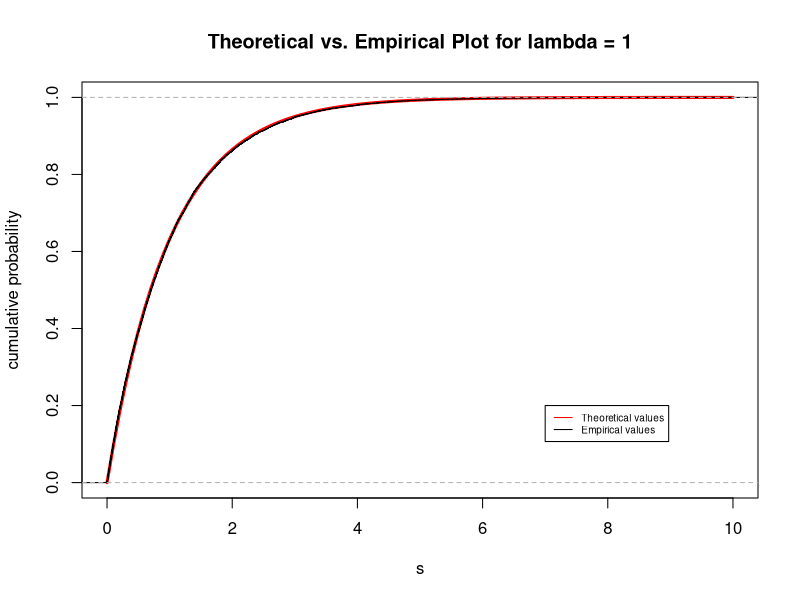
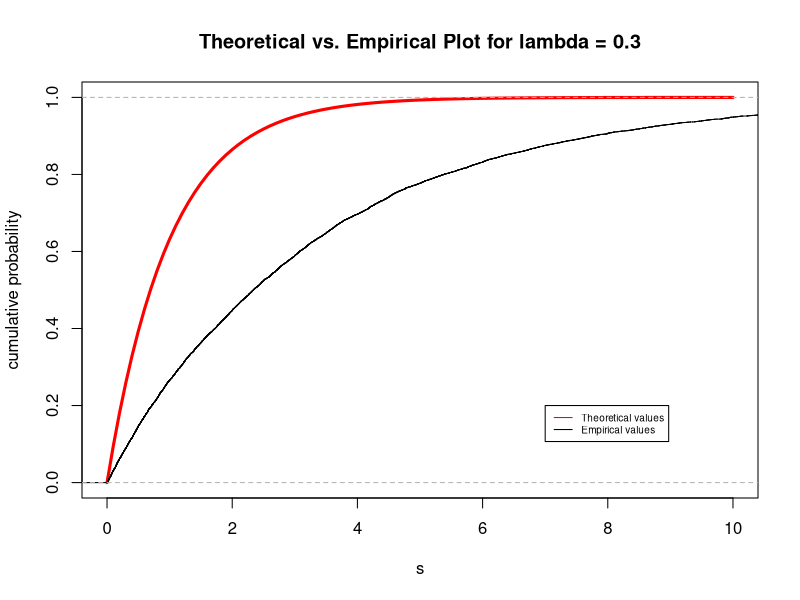

The R source for these figures, in order: (Note: this script raises an error after producing the figures.)
## ---- chunk 1
knitr::opts_chunk$set(echo = TRUE)
## ---- chunk 2
# Create my_rexp(...) function
my_rexp <- function(n, rate){
  set.seed(1)
  u <- runif(n) # random uniform
  inverse_exp_cdf <- (-1/rate) * log(u) # inverse CDF of exp(rate = lambda)
}

# Use rate = 1
x1 <- my_rexp(10^4, rate = 1)

# Plot the Theoretical vs. Empirical
s <- seq(0, 10, by = 0.1)
plot(s, pexp(s), type = "l", lwd = 3, ylab = "cumulative probability",
col = "red", main = "Theoretical vs. Empirical Plot for lambda = 1")
plot(ecdf(x1), add = TRUE)
legend(7, 0.2, legend = c("Theoretical values", "Empirical values"),
       col = c("red", "black"), 
       lty = c(1, 1), cex = 0.6)

# K-S Test
K1a <- ks.test(x1, pexp, rate = 1)
K1a$p.value

# Use rate = 0.3
x2 <- my_rexp(10^4, rate = 0.3)

# Plot the Theoretical vs. Empirical
plot(s, pexp(s), type = "l", lwd = 3, ylab = "cumulative probability",
col = "red", main = "Theoretical vs. Empirical Plot for lambda = 0.3")
plot(ecdf(x2), add = TRUE)
legend(7, 0.2, legend = c("Theoretical values", "Empirical values"),
       col = c("red", "black"), 
       lty = c(1, 1), cex = 0.6)

# K-S Test
K1b <- ks.test(x2, pexp, rate = 1)
K1b$p.value
## ---- chunk 3
# Parameters set up
set.seed(1)
n <- 10^4

# Create my_rbinom(...) function
my_rbinom <- function(size, prob){
  U <- runif(size)
  X <- rep(1:size)
  position <- 1
  if( U < sum(prob[1:position]) ) {
    position <- position + 1
  }
  return(U)
}

# Sampling
my_samp1 <- my_rbinom(size = 6, prob = 0.4)
samp1 <- replicate(n, my_samp1)
empirical1 <- my_samp1 # empirical probabilities
theoretical1 <- dbinom(1:6, size = 6, prob = 0.4) # theoretic probabilities
comparison1 <- rbind(empirical1, theoretical1)
round(comparison1, 4)
barplot(comparison1, beside = TRUE, legend.text = row.names(comparison1))

# chisq.test(x = table(my_samp), p = theoretical) -> probabilities must sum to 1


# Sampling
my_samp2 <- my_rbinom(size = 12, prob = 0.55)
samp2 <- replicate(n, my_samp2)
empirical2 <- my_samp2 # empirical probabilities
theoretical2 <- dbinom(1:12, size = 12, prob = 0.55) # theoretic probabilities
comparison2 <- rbind(empirical2, theoretical2)
round(comparison2, 4)
barplot(comparison2, beside = TRUE, legend.text = row.names(comparison2))
## ---- chunk 4
# Set up parameters
n <- 10^4
a <- 4
b <- 2

# Create the my_rbeta(...) function
my_rbeta <- function(a, b){
  U_a <- runif(a)
  X_a <- rep(0, a)
  U_b <- runif(b)
  X_b <- rep(0, b)
  inverse_exp_cdf_a <- (-1/1) * log(U_a) # rate  = 1
  inverse_exp_cdf_b <- (-1/1) * log(U_b) #  rate = 1
  X_a[U_a < inverse_exp_cdf_a] <- 1
  X_b[U_b < inverse_exp_cdf_b] <- 1
  Y <- sum(X_a)/sum(X_b)
  return(Y)
}


# my_samp3a <- my_rbeta(a = a, b = b)
# samp3a <- replicate(n, my_samp3a)

# empirical3a <- my_samp3a # empirical probabilities
# theoretical3a <- dbeta(1:n, shape1 = a, shape2 = b) # theoretic probabilities
# comparison3a <- rbind(empirical3a, theoretical3a)
# hist(comparison3a, breaks = 30, freq = FALSE)
## ---- chunk 5
my_rchisq <- function(df){
  U <- rnorm(n)
}
## ---- chunk 6
my_rt <- function(n, df){
  U <- rnorm(n)
}
## ---- chunk 7
my_rgamma <- function(alpha, beta){
  U_alpha <- runif(alpha)
  X_alpha <- rep(0, alpha)
  U_beta <- runif(beta)
  X_beta <- rep(0, beta)
  inverse_exp_cdf_alpha <- (-1/1) * log(U_alpha) # rate  = 1
  inverse_exp_cdf_beta <- (-1/1) * log(U_beta) #  rate = 1
  X_alpha[U_alpha < inverse_exp_cdf_alpha] <- 1
  X_beta[U_beta < inverse_exp_cdf_beta] <- 1
  Y <- sum(X_alpha)/sum(X_beta)
  return(Y)
}
## ---- chunk 8
set.seed(1)
f4 <- function(x){ (1/2) * sin(x) }
g4 <- function(x){ rep( (1/pi) , length(x)) } # Uniform PDF is [ 1/(b - a) ]
N <- 10^4
M <- pi # optimal constant (M)
proposed_x4 <- runif(N, 0, pi) # proposal distribution is Unif(0, pi)
r_x4 <- f4(proposed_x4)/(M*g4(proposed_x4)) 
U4 <- runif(N)
accepted4 <- U4 < r_x4
accepted_x4 <- proposed_x4[accepted4]
## ---- chunk 9
sin_pdf <- function(x) {
  ifelse(x > 0 & x < pi, 0.5 * sin(x), 0)
}

sin_cdf <- function(x) {
  ifelse(x < 0, 0, ifelse(x < pi, 0.5 - 0.5 * cos(x), 1))
}
## ---- chunk 10
# Create the Histogram w/ accepted samples and Theoretic PDF
s <- seq(0, pi, by = 0.001)
hist(accepted_x4, breaks = 30, freq = FALSE)
lines(s, sin_pdf(s), col = "red")
legend(0, 0.45, 
       legend = "Theoretical PDF values",
       col = "red", 
       lty = 1, 
       cex = 0.5)



# Plotting the Theoretic CDF & Empirical CDF
plot(s, sin_cdf(s), col = "red", lwd = 2, main = "Theoretic vs. Empirical CDF for Problem 4")
plot(ecdf(accepted_x4), add = TRUE)
legend(0, 0.9, legend = c("Theoretical values", "Empirical values"),
       col = c("red", "black"), 
       lty = c(1, 1), cex = 0.6)


# K-S Test
K4 <- ks.test(accepted_x4, sin_cdf)
K4$p.value
## ---- chunk 11
set.seed(1)
f5 <- function(x){ 105 * (x^3) * ((1-x)^5) }
g5 <- function(x){ rep(1, length(x)) } # Uniform PDF is [ 1/(b - a) ]
N <- 10^4
M <- 1 # optimal constant (M) (work shown below)
proposed_x5 <- runif(N, 0, 1) # proposal distribution is Unif(0, pi)
r_x5 <- f5(proposed_x5)/(M*g5(proposed_x5)) 
U5 <- runif(N)
accepted5 <- U5 < r_x5
accepted_x5 <- proposed_x5[accepted5]

K5 <- ks.test(accepted_x5, pbeta(N, shape1 = 4, shape2 = 6))
K5$p.value
## ---- chunk 12
# Create my_rexp(...) function
my_rexp <- function(n, rate){
  set.seed(1)
  u <- runif(n) # random uniform
  inverse_exp_cdf <- (-1/rate) * log(u) # inverse CDF of exp(rate = lambda)
}

n <- 10^4
f6 <- function(x){ (2/sqrt(2*pi)) * exp((-x^2)/2) } # for x >= 0
g6 <- function(x){ exp(-x) } # for x >= 0
# using Problem 1's function
proposed_x6 <- my_rexp(n, rate = 1)
r_x6a <- f6(proposed_x6)/(g6(proposed_x6)) 
c_hat <- max(r_x6a)
r_x6b <- f6(proposed_x6)/(c_hat*g6(proposed_x6))
U6 <- runif(n, 0, 1)
accepted6 <- U6 < r_x6b
accepted_x6 <- proposed_x6[accepted6]
S6 <- runif(n)
rejected6 <- S6 > r_x6b
rejected_x6 <- proposed_x6[rejected6] # these are our negatives

# QQ Norm Plot
s <- seq(0, pi, by = 0.001)
plot(pnorm(s), main = "Q-Q Normal Plot for Problem 6", xlab = "Theoretical Quantiles", ylab = "Sample Quantiles")
plot(ecdf(accepted_x6), add = TRUE)

# Shapiro Test
shapiro.test(accepted_x6[1:5000])
## ---- chunk 13
n <- 1000
U <- matrix(runif(n,0,1), nrow = 2, ncol = n)
mu <- c(2, -1)
Sigma <- cbind(c(3,-1.5), c(-1.5,3))
A <- t(chol(Sigma))

# Box-Muller
Theta <- 2*pi*U
V <- matrix(runif(n,0,1), nrow = 2, ncol = n)
R <- sqrt(-2*log(V))
X <- R*cos(Theta)
Y <- R*sin(Theta)
plot(X, Y, cex = 0.4, asp = 1, pch = 19)

# Desired Bivariate Distribution
X_prime <- mu + A %*% U
plot(X_prime[1,], X_prime[2,], cex = 0.4, 
     asp = 1, pch = 19, las = 1, 
     xlab = expression(X[1]), ylab = expression(X[2]))
